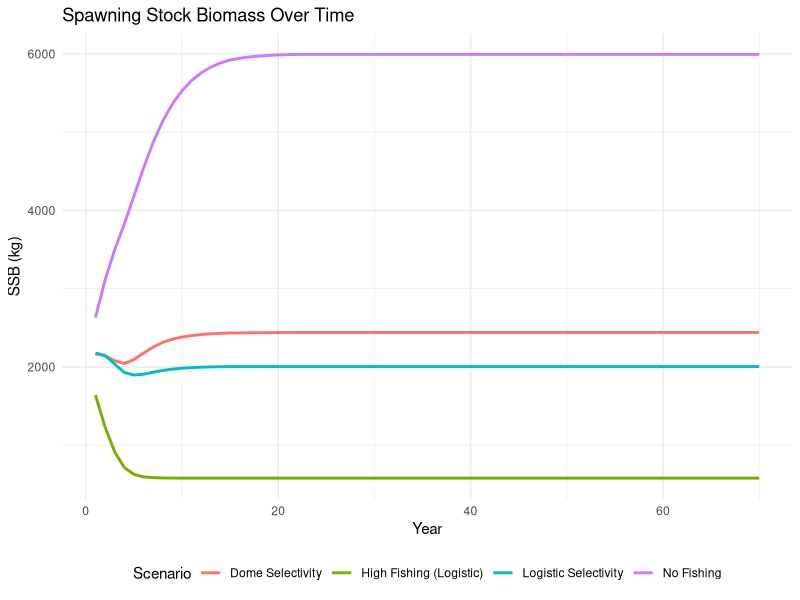
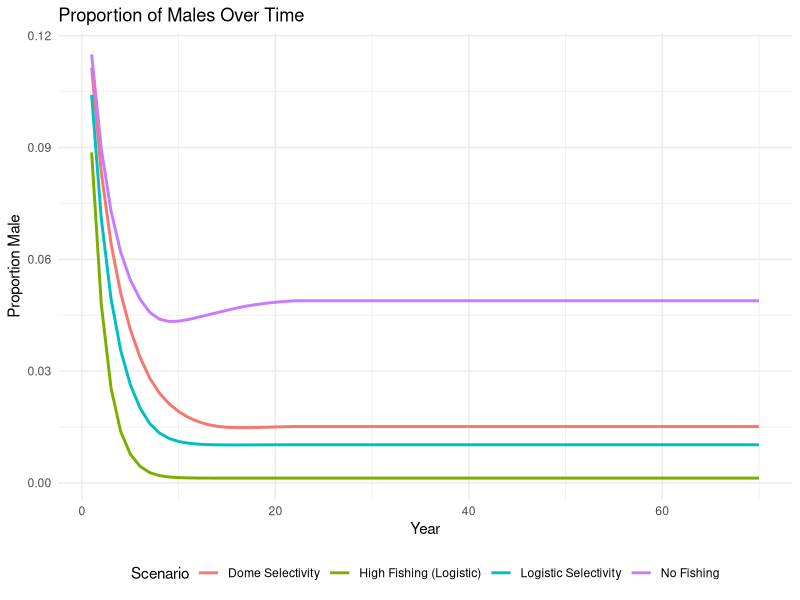
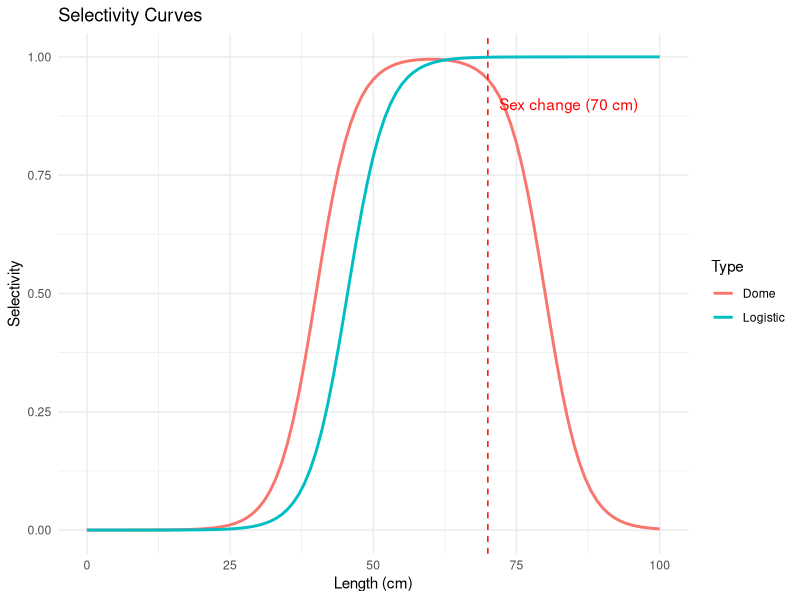
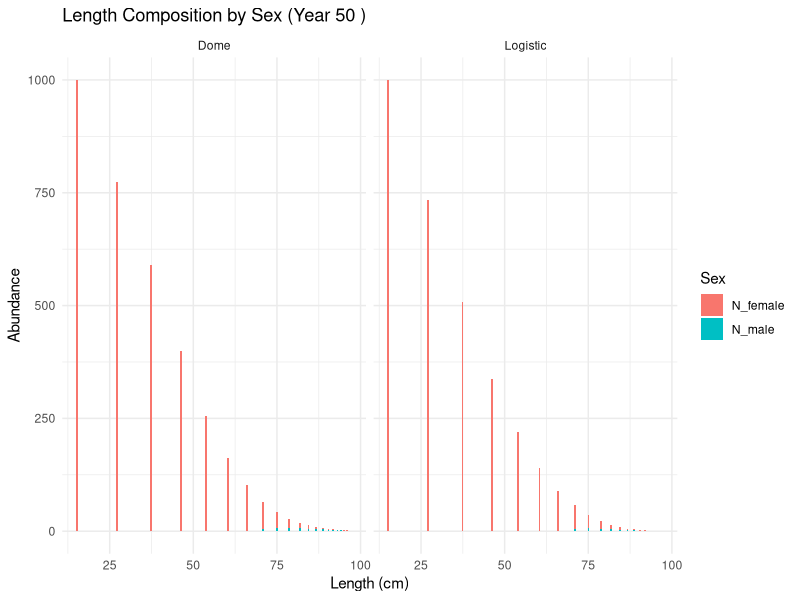

Reproduce these figures in R, in order. (Note: this script raises an error after producing the figures.)
#-----------------------------------
# sim of q vs selectivity
#-----------------------------------

# Protogynous Fish Population Simulation with Fishing Effects
# Population starts as female, changes to male at 70 cm

library(ggplot2)
library(dplyr)
library(tidyr)

# ============================================================================
# PARAMETERS
# ============================================================================

# Population parameters
L_inf <- 100.9        # Asymptotic length (cm)
K <- 0.15           # Growth coefficient
t0 <- -0.09          # Theoretical age at length 0
M <- 0.255            # Natural mortality
max_age <- 22       # Maximum age

# Reproduction parameters
L_mat50 <- 50.9     # Length at 50% maturity (cm)
L_mat_min <- 30     # Minimum reproductive length (cm)
mat_slope <- 0.3    # Steepness of maturity curve

# Sex change parameters
L_sex_change <- 70  # Length at sex change (cm)
sex_change_slope <- 1.0  # Steepness of sex change probability

# Length-weight relationship
a_lw <- 0.0000123        # Length-weight coefficient
b_lw <- 3.035         # Length-weight exponent

# Recruitment
R0 <- 1000          # Unfished recruitment
steepness <- 0.84   # Beverton-Holt steepness

# ============================================================================
# SELECTIVITY FUNCTIONS
# ============================================================================

# Logistic selectivity
logistic_selectivity <- function(L, SL50, SL95, By = 1) {
  SelLen <- 1.0 / (1 + exp(-log(19) * (L - (SL50 + 0.5 * By)) / ((SL95 + 0.5 * By) - (SL50 + 0.5 * By))))
  return(SelLen)
}

# Dome-shaped selectivity
dome_selectivity <- function(L, L50_asc, slope_asc, L50_desc, slope_desc) {
  S_asc <- 1 / (1 + exp(-slope_asc * (L - L50_asc)))
  S_desc <- 1 - (1 / (1 + exp(-slope_desc * (L - L50_desc))))
  S_asc * S_desc
}

# ============================================================================
# BIOLOGICAL FUNCTIONS
# ============================================================================

# Von Bertalanffy growth
vb_length <- function(age, L_inf, K, t0) {
  L_inf * (1 - exp(-K * (age - t0)))
}

# Maturity ogive
maturity <- function(L, L50, slope) {
  1 / (1 + exp(-slope * (L - L50)))
}

# Sex change probability (female to male transition)
sex_change_prob <- function(L, L_change, slope) {
  1 / (1 + exp(-slope * (L - L_change)))
}

# Length to weight
length_to_weight <- function(L, a, b) {
  a * L^b
}

# ============================================================================
# POPULATION INITIALIZATION
# ============================================================================

initialize_population <- function() {
  ages <- 1:max_age
  lengths <- vb_length(ages, L_inf, K, t0)
  
  # Initial unfished population structure (exponential decay)
  N0 <- R0 * exp(-M * ages)
  
  # Determine sex based on length
  sex_change_p <- sex_change_prob(lengths, L_sex_change, sex_change_slope)
  prop_male <- sex_change_p
  
  N_female <- N0 * (1 - prop_male)
  N_male <- N0 * prop_male
  
  # Maturity
  mat <- maturity(lengths, L_mat50, mat_slope)
  
  # Weight
  weight <- length_to_weight(lengths, a_lw, b_lw)
  
  data.frame(
    age = ages,
    length = lengths,
    N_female = N_female,
    N_male = N_male,
    maturity = mat,
    weight = weight,
    sex_change_prob = sex_change_p
  )
}

# ============================================================================
# FISHING MORTALITY
# ============================================================================

apply_fishing <- function(pop, effort, catchability, selectivity_type = "logistic",
                          SL50 = 45, SL95 = 55, By = 1,
                          L50_asc = 40, slope_asc = 0.3,
                          L50_desc = 80, slope_desc = 0.3) {
  
  # Calculate selectivity
  if (selectivity_type == "logistic") {
    sel <- logistic_selectivity(pop$length, SL50, SL95, By)
  } else if (selectivity_type == "dome") {
    sel <- dome_selectivity(pop$length, L50_asc, slope_asc, L50_desc, slope_desc)
  } else {
    sel <- rep(1, nrow(pop))  # Flat selectivity
  }
  
  # Fishing mortality
  F_mort <- catchability * effort * sel
  
  # Total mortality
  Z <- M + F_mort
  
  # Apply mortality
  pop$N_female <- pop$N_female * exp(-Z)
  pop$N_male <- pop$N_male * exp(-Z)
  
  # Store fishing info
  pop$selectivity <- sel
  pop$F_mort <- F_mort
  pop$Z <- Z
  
  return(pop)
}

# ============================================================================
# REPRODUCTION AND RECRUITMENT
# ============================================================================

calculate_recruitment <- function(pop, R0, steepness) {
  # Calculate spawning stock biomass (only mature females contribute)
  SSB <- sum(pop$N_female * pop$maturity * pop$weight)
  
  # Unfished SSB (for reference)
  SSB0 <- sum(pop$N_female * pop$maturity * pop$weight) # Simplified
  
  # Beverton-Holt recruitment
  alpha <- (4 * steepness * R0) / (SSB0 * (1 - steepness))
  beta <- (5 * steepness - 1) / (SSB0 * (1 - steepness))
  
  R <- (alpha * SSB) / (1 + beta * SSB)
  
  return(max(R, 1))  # Minimum recruitment of 1
}

# ============================================================================
# SIMULATION FUNCTION
# ============================================================================

simulate_fishery <- function(years = 50, 
                             effort = 0.3, 
                             catchability = 0.5,
                             selectivity_type = "logistic",
                             SL50 = 45, 
                             SL95 = 55,
                             By = 0.1,
                             L50_asc = 40, 
                             slope_asc = 0.3,
                             L50_desc = 80, 
                             slope_desc = 0.3) {
  
  # Initialize
  pop <- initialize_population()
  results <- list()
  
  for (year in 1:years) {
    # Apply fishing mortality
    pop <- apply_fishing(pop, effort, catchability, selectivity_type,
                         SL50, SL95, By, L50_asc, slope_asc, L50_desc, slope_desc)
    
    # Calculate recruitment
    recruits <- calculate_recruitment(pop, R0, steepness)
    
    # Age population (shift ages forward)
    pop_next <- pop
    pop_next$N_female[2:max_age] <- pop$N_female[1:(max_age-1)]
    pop_next$N_male[2:max_age] <- pop$N_male[1:(max_age-1)]
    
    # Add recruits (all start as female)
    pop_next$N_female[1] <- recruits
    pop_next$N_male[1] <- 0
    
    # Apply sex change (females transition to males based on length)
    for (i in 1:nrow(pop_next)) {
      if (pop_next$length[i] >= L_sex_change) {
        transition <- pop_next$N_female[i] * pop_next$sex_change_prob[i] * 0.1
        pop_next$N_female[i] <- pop_next$N_female[i] - transition
        pop_next$N_male[i] <- pop_next$N_male[i] + transition
      }
    }
    
    pop <- pop_next
    
    # Store results
    results[[year]] <- pop %>%
      mutate(year = year,
             total_N = N_female + N_male,
             SSB = sum(N_female * maturity * weight),
             total_biomass = sum((N_female + N_male) * weight),
             catch_female = N_female * (1 - exp(-F_mort)),
             catch_male = N_male * (1 - exp(-F_mort)))
  }
  
  bind_rows(results)
}

# ============================================================================
# RUN SIMULATIONS
# ============================================================================

# Scenario 1: No fishing
no_fishing <- simulate_fishery(years = 70, effort = 0, catchability = 0)

# Scenario 2: Moderate fishing with logistic selectivity
logistic_fishing <- simulate_fishery(years = 70, effort = 0.5, catchability = 0.4,
                                     selectivity_type = "logistic", 
                                     SL50 = 25, SL95 = 55, By = 0.1)

# Scenario 3: Moderate fishing with dome selectivity
dome_fishing <- simulate_fishery(years = 70, effort = 0.5, catchability = 0.4,
                                 selectivity_type = "dome",
                                 L50_asc = 35, slope_asc = 0.3,
                                 L50_desc = 80, slope_desc = 0.3)

# Scenario 4: High fishing with logistic selectivity
high_fishing <- simulate_fishery(years = 70, effort = 1.0, catchability = 0.5,
                                 selectivity_type = "logistic",
                                 SL50 = 25, SL95 = 55, By = 0.1)

# ============================================================================
# VISUALIZATION
# ============================================================================

# Plot 1: Population trajectories
pop_summary <- bind_rows(
  no_fishing %>% group_by(year) %>% 
    summarize(SSB = first(SSB), Biomass = first(total_biomass), 
              N_female = sum(N_female), N_male = sum(N_male)) %>%
    mutate(scenario = "No Fishing"),
  
  logistic_fishing %>% group_by(year) %>% 
    summarize(SSB = first(SSB), Biomass = first(total_biomass),
              N_female = sum(N_female), N_male = sum(N_male)) %>%
    mutate(scenario = "Logistic Selectivity"),
  
  dome_fishing %>% group_by(year) %>% 
    summarize(SSB = first(SSB), Biomass = first(total_biomass),
              N_female = sum(N_female), N_male = sum(N_male)) %>%
    mutate(scenario = "Dome Selectivity"),
  
  high_fishing %>% group_by(year) %>% 
    summarize(SSB = first(SSB), Biomass = first(total_biomass),
              N_female = sum(N_female), N_male = sum(N_male)) %>%
    mutate(scenario = "High Fishing (Logistic)")
)

p1 <- ggplot(pop_summary, aes(x = year, y = SSB, color = scenario)) +
  geom_line(linewidth = 1) +
  labs(title = "Spawning Stock Biomass Over Time",
       x = "Year", y = "SSB (kg)", color = "Scenario") +
  theme_minimal() +
  theme(legend.position = "bottom")

# Plot 2: Sex ratio over time
sex_ratio <- pop_summary %>%
  mutate(sex_ratio = N_male / (N_female + N_male))

p2 <- ggplot(sex_ratio, aes(x = year, y = sex_ratio, color = scenario)) +
  geom_line(linewidth = 1) +
  labs(title = "Proportion of Males Over Time",
       x = "Year", y = "Proportion Male", color = "Scenario") +
  theme_minimal() +
  theme(legend.position = "bottom")

# Plot 3: Selectivity curves
length_seq <- seq(0, 100, by = 1)
sel_data <- data.frame(
  length = rep(length_seq, 2),
  selectivity = c(
    logistic_selectivity(length_seq, SL50 = 45, SL95 = 55, By = 1),
    dome_selectivity(length_seq, 40, 0.3, 80, 0.3)
  ),
  type = rep(c("Logistic", "Dome"), each = length(length_seq))
)

p3 <- ggplot(sel_data, aes(x = length, y = selectivity, color = type)) +
  geom_line(linewidth = 1) +
  geom_vline(xintercept = 70, linetype = "dashed", color = "red") +
  annotate("text", x = 72, y = 0.9, label = "Sex change (70 cm)", 
           hjust = 0, color = "red") +
  labs(title = "Selectivity Curves",
       x = "Length (cm)", y = "Selectivity", color = "Type") +
  theme_minimal()

# Plot 4: Length composition in final year
final_year <- 50
length_comp <- bind_rows(
  logistic_fishing %>% filter(year == final_year) %>%
    mutate(scenario = "Logistic"),
  dome_fishing %>% filter(year == final_year) %>%
    mutate(scenario = "Dome")
) %>%
  pivot_longer(cols = c(N_female, N_male), 
               names_to = "sex", values_to = "abundance")

p4 <- ggplot(length_comp, aes(x = length, y = abundance, fill = sex)) +
  geom_bar(stat = "identity", position = "stack") +
  facet_wrap(~scenario) +
  labs(title = paste("Length Composition by Sex (Year", final_year, ")"),
       x = "Length (cm)", y = "Abundance", fill = "Sex") +
  theme_minimal()

# Display plots

ggarrange(p1,p2,p3,p4,align="hv",ncol=2,nro2=2)


# Summary statistics
cat("\n=== SUMMARY STATISTICS (Final Year) ===\n\n")
for (scenario in c("No Fishing", "Logistic Selectivity", 
                   "Dome Selectivity", "High Fishing (Logistic)")) {
  data <- pop_summary %>% filter(scenario == !!scenario, year == final_year)
  cat(scenario, ":\n")
  cat("  SSB:", round(data$SSB, 2), "kg\n")
  cat("  Total Biomass:", round(data$Biomass, 2), "kg\n")
  cat("  Sex Ratio (M/F+M):", round(data$N_male / (data$N_female + data$N_male), 3), "\n\n")
}
